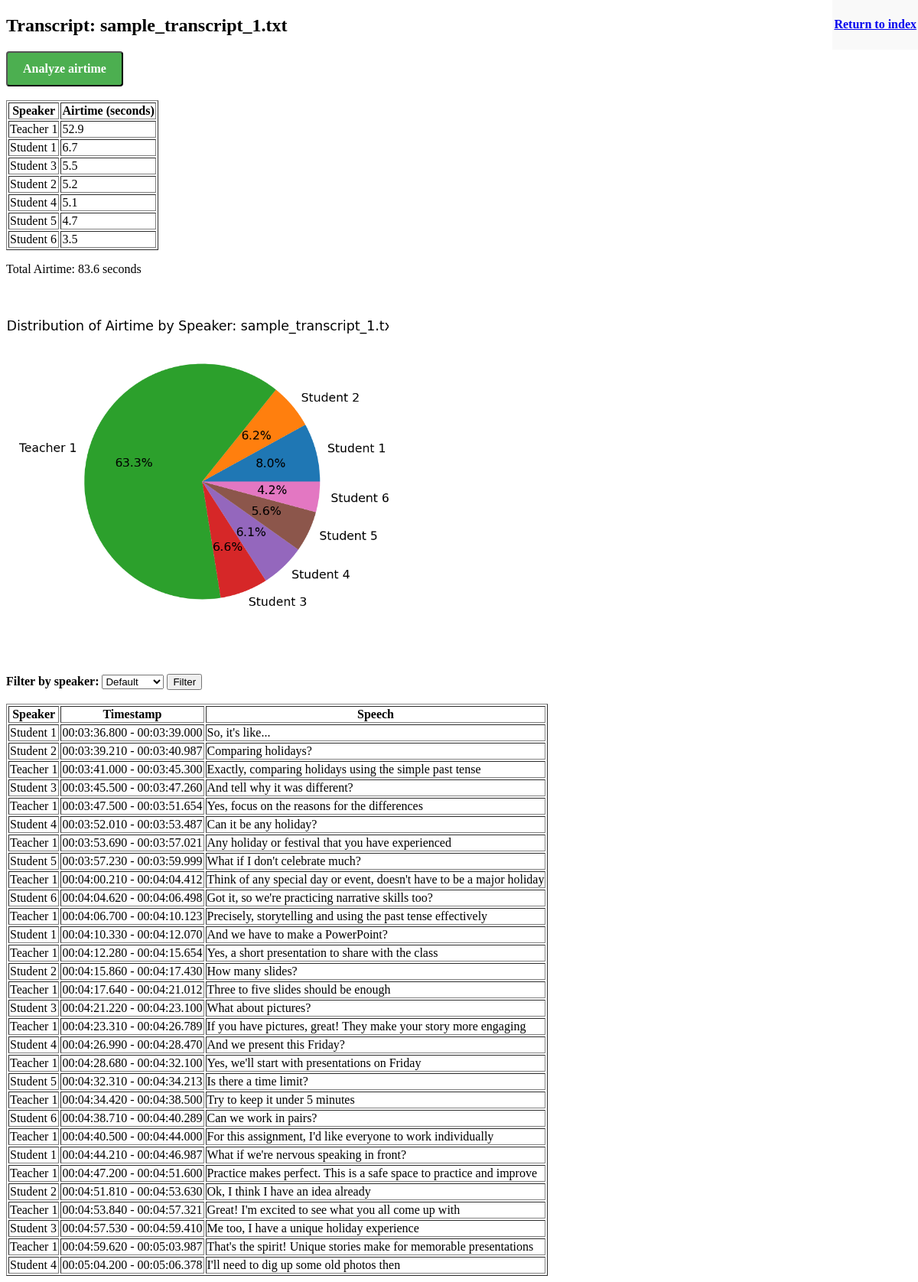
The app's page /analyze_airtime/1 with its own data.
### models.py (models this page shows, shortened)
class Transcript(db.Model):
    id = db.Column(db.Integer, primary_key=True)
    filename = db.Column(db.String(255), unique=True, nullable=False)
    text = db.Column(db.Text, nullable=False)
    transcript_data = db.Column(db.JSON, nullable=True)
    speakers = db.Column(db.JSON, nullable=True)  # Store list of unique speakers
    airtimes = db.Column(db.JSON, nullable=True)  # Store airtime data
    airtimes_chart_path = db.Column(db.String(255), nullable=True)

### app.py (the view)
@app.route('/analyze_airtime/<int:transcript_id>', methods=['GET'])
def analyze_airtime_route(transcript_id):
    transcript = Transcript.query.get_or_404(transcript_id)
    transcript_data = transcript.transcript_data
    speakers = transcript.speakers
    filename = transcript.filename
    airtimes = transcript.airtimes
    airtimes_chart_path = transcript.airtimes_chart_path
    total_airtime = sum(airtimes.values())
    sorted_airtimes = {k: v for k, v in sorted(airtimes.items(), key=lambda item: item[1], reverse=True)}
    return render_template('transcript_display.html', transcript_id=transcript_id, filename=filename, transcript_data=transcript_data, speakers=speakers, airtimes=sorted_airtimes, total_airtime=total_airtime, airtimes_chart_path=airtimes_chart_path)

### templates/transcript_display.html (shortened to what this page needs)
<!DOCTYPE html>
<html>
<head>
</head>
<body>
    <h2>Transcript: {{ filename }}</h2>
    <header>
        <h4><a href="/">Return to index</a></h4>
    </header>
    <form action="/analyze_airtime/{{ transcript_id }}" method="get">
        <button class="airtime-button" type="submit">Analyze airtime</button>
    </form>
    <br>
    {% if airtimes %}
    <table border="1">
        <thead>
            <tr>
                <th>Speaker</th>
                <th>Airtime (seconds)</th>
            </tr>
        </thead>
        <tbody>
            {% for speaker, duration in airtimes.items() %}
            <tr>
                <td>{{ speaker }}</td>
                <td>{{ duration }}</td>
            </tr>
            {% endfor %}
        </tbody>
    </table>
    <p>Total Airtime: {{ total_airtime }} seconds</p>
    <img src="{{ url_for('static', filename=airtimes_chart_path) }}" alt="Pie chart">
    <br>
    {% endif %}
    <form action="/filter_by_speaker/{{ transcript_id }}" method="get">
        <label for="speaker"><b>Filter by speaker:</b></label>
        <select name="speaker">
          <option value="Default">Default</option>
        </select>
        <input type="submit" value="Filter">
      </form>
      <br>
    <table border="1">
        <tr>
            <th>Speaker</th>
            <th>Timestamp</th>
            <th>Speech</th>
        </tr>
        {% for entry in transcript_data %}
        <tr>
            <td>{{ entry.speaker }}</td>
            <td>{{ entry.timestamp }}</td>
            <td>{{ entry.speech }}</td>
        </tr>
        {% endfor %}
    </table>
</body>
</html>

### templates/transcript_display.html (style rules this page uses)
header { position: fixed; top: 0; right: 0; padding: 2px; background-color: #f9f9f9; z-index: 1000; }
img { max-width: 500px; height: auto; }
.airtime-button { background-color: #4CAF50; color: white; padding: 12px 20px; font-size: 16px; font-family: serif; font-weight: bold; border-radius: 4px; cursor: pointer; }

### records on screen
Transcript: filename "sample_transcript_1.txt", airtimes_chart_path (picture)

### other values on screen
{{ speaker }} "Teacher 1" "Student 1" "Student 3" "Student 2" "Student 4" "Student 5" "Student 6"
{{ duration }} "52.9" "6.7" "5.5" "5.2" "5.1" "4.7" "3.5"
{{ total_airtime }} "83.6"
{{ entry.speaker }} "Student 1" "Student 2" "Teacher 1" "Student 3" "Teacher 1" "Student 4" "Teacher 1" "Student 5" "Teacher 1" "Student 6" "Teacher 1" "Student 1" "Teacher 1" "Student 2" "Teacher 1" "Student 3" "Teacher 1" "Student 4" "Teacher 1" "Student 5" "Teacher 1" "Student 6" "Teacher 1" "Student 1" "Teacher 1" "Student 2" "Teacher 1" "Student 3" "Teacher 1" "Student 4"
{{ entry.timestamp }} "00:03:36.800 - 00:03:39.000" "00:03:39.210 - 00:03:40.987" "00:03:41.000 - 00:03:45.300" "00:03:45.500 - 00:03:47.260" "00:03:47.500 - 00:03:51.654" "00:03:52.010 - 00:03:53.487" "00:03:53.690 - 00:03:57.021" "00:03:57.230 - 00:03:59.999" "00:04:00.210 - 00:04:04.412" "00:04:04.620 - 00:04:06.498" "00:04:06.700 - 00:04:10.123" "00:04:10.330 - 00:04:12.070" "00:04:12.280 - 00:04:15.654" "00:04:15.860 - 00:04:17.430" "00:04:17.640 - 00:04:21.012" "00:04:21.220 - 00:04:23.100" "00:04:23.310 - 00:04:26.789" "00:04:26.990 - 00:04:28.470" "00:04:28.680 - 00:04:32.100" "00:04:32.310 - 00:04:34.213" "00:04:34.420 - 00:04:38.500" "00:04:38.710 - 00:04:40.289" "00:04:40.500 - 00:04:44.000" "00:04:44.210 - 00:04:46.987" "00:04:47.200 - 00:04:51.600" "00:04:51.810 - 00:04:53.630" "00:04:53.840 - 00:04:57.321" "00:04:57.530 - 00:04:59.410" "00:04:59.620 - 00:05:03.987" "00:05:04.200 - 00:05:06.378"
{{ entry.speech }} "So, it's like..." "Comparing holidays?" "Exactly, comparing holidays using the simple past tense" "And tell why it was different?" "Yes, focus on the reasons for the differences" "Can it be any holiday?" "Any holiday or festival that you have experienced" "What if I don't celebrate much?" "Think of any special day or event, doesn't have to be a major holiday" "Got it, so we're practicing narrative skills too?" "Precisely, storytelling and using the past tense effectively" "And we have to make a PowerPoint?" "Yes, a short presentation to share with the class" "How many slides?" "Three to five slides should be enough" "What about pictures?" "If you have pictures, great! They make your story more engaging" "And we present this Friday?" "Yes, we'll start with presentations on Friday" "Is there a time limit?" "Try to keep it under 5 minutes" "Can we work in pairs?" "For this assignment, I'd like everyone to work individually" "What if we're nervous speaking in front?" "Practice makes perfect. This is a safe space to practice and improve" "Ok, I think I have an idea already" "Great! I'm excited to see what you all come up with" "Me too, I have a unique holiday experience" "That's the spirit! Unique stories make for memorable presentations" "I'll need to dig up some old photos then"
